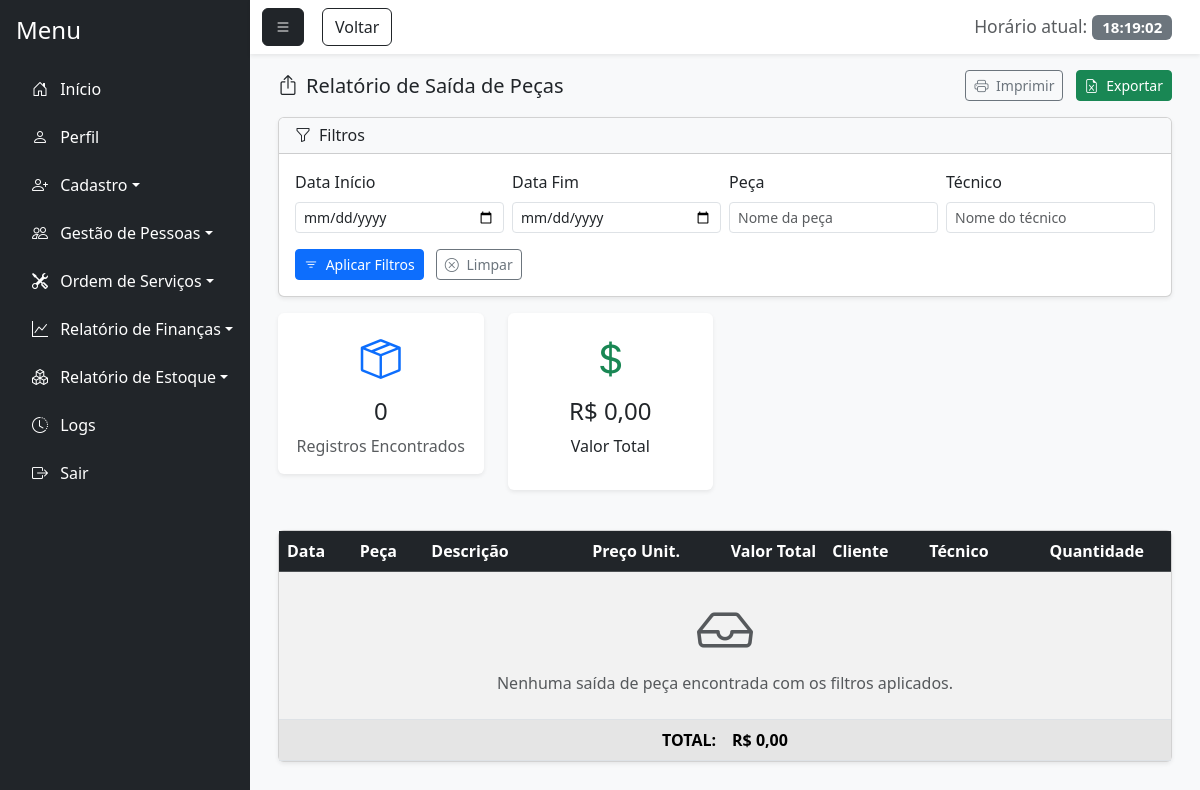
Page /relatorio_saida.php (signed in) on the earlier database version.
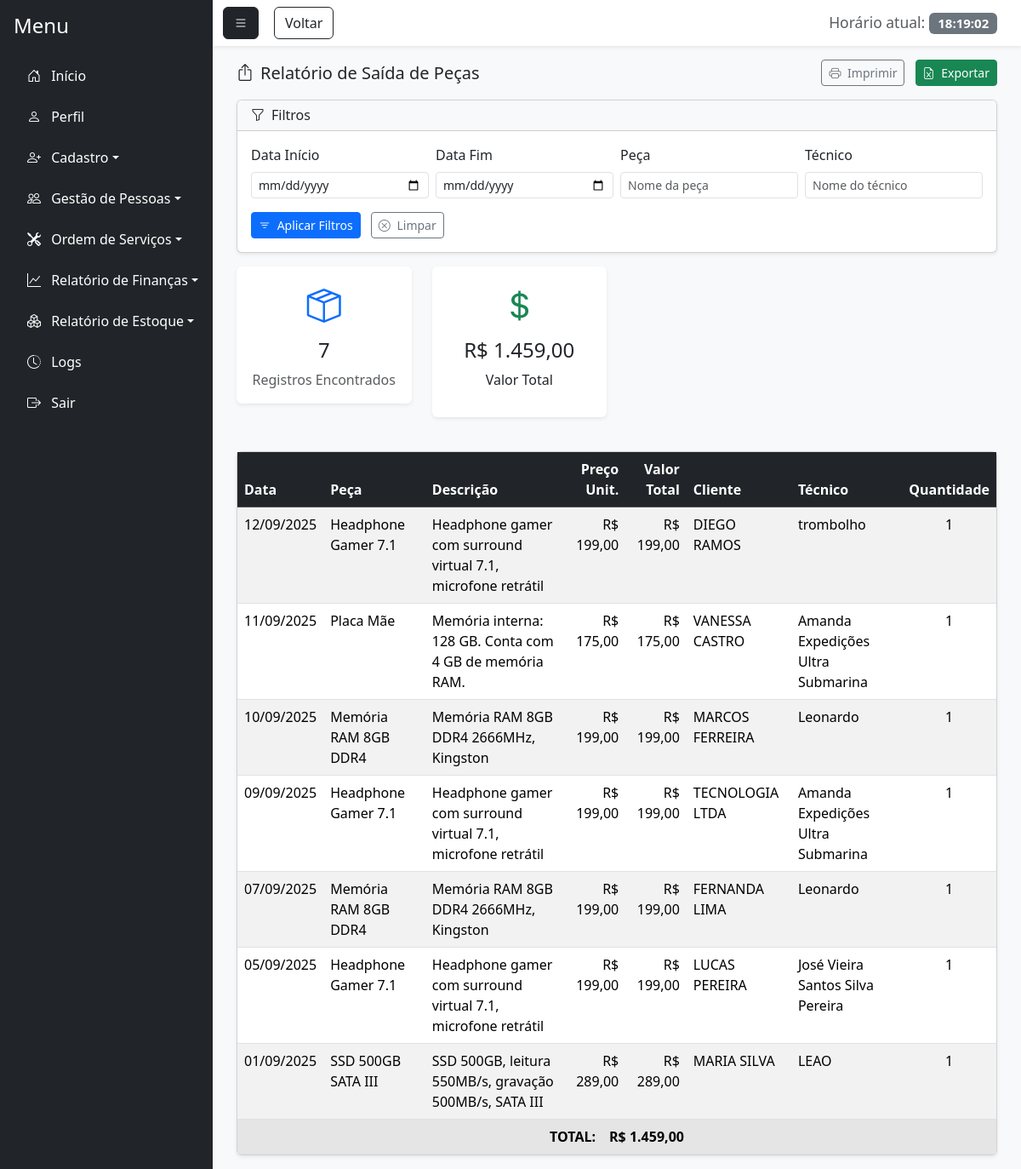
Same page on the later database version.
### tables this page shows
CREATE TABLE `ordem_servico_pecas` (
  `id_os_peca` int(11) NOT NULL,
  `id_ordem` int(11) NOT NULL,
  `id_peca_est` int(11) NOT NULL,
  `quantidade` int(11) NOT NULL DEFAULT 1
);

CREATE TABLE `nova_ordem` (
  `id_ordem` int(11) NOT NULL,
  `id_funcionario` int(11) NOT NULL,
  `nome_client_ordem` varchar(100) NOT NULL,
  `tecnico` varchar(100) DEFAULT NULL,
  `marca_aparelho` varchar(100) DEFAULT NULL,
  `tempo_uso` varchar(50) DEFAULT NULL,
  `problema` text DEFAULT NULL,
  `prioridade` varchar(20) DEFAULT NULL,
  `observacao` text DEFAULT NULL,
  `dt_recebimento` date DEFAULT NULL,
  `valor_total` decimal(10,2) NOT NULL,
  `metodo_pag` varchar(50) DEFAULT NULL,
  `id_peca_est` int(11) DEFAULT NULL,
  `id_cliente` int(11) DEFAULT NULL,
  `status_ordem` enum('Aberta','Em Andamento','Aguardando Peças','Concluído','Cancelada') DEFAULT 'Aberta',
  `id_usuario` int(11) DEFAULT NULL
);

CREATE TABLE `peca_estoque` (
  `id_peca_est` int(11) NOT NULL,
  `id_funcionario` int(11) NOT NULL,
  `id_fornecedor` int(11) NOT NULL,
  `nome_peca` varchar(100) NOT NULL,
  `descricao_peca` text DEFAULT NULL,
  `qtde` int(11) NOT NULL,
  `tipo` varchar(50) DEFAULT NULL,
  `dt_cadastro` date DEFAULT NULL,
  `preco` decimal(10,2) DEFAULT NULL,
  `qtde_minima` int(11) NOT NULL
);

CREATE TABLE `usuario` (
  `id_usuario` int(11) NOT NULL,
  `nome_usuario` varchar(100) NOT NULL,
  `senha` varchar(255) NOT NULL,
  `email` varchar(100) NOT NULL,
  `senha_temporaria` tinyint(1) DEFAULT 0,
  `id_perfil` int(11) NOT NULL,
  `status` enum('Ativo','Inativo') DEFAULT 'Ativo',
  `id_motivo_inatividade` int(11) DEFAULT NULL,
  `data_inatividade` date DEFAULT NULL,
  `observacao_inatividade` text DEFAULT NULL
);

### relatorio_saida.php (the view, shortened to what the changed rows need)
<?php
require_once 'php/permissoes.php';
require_once 'conexao.php';
$params = [];
$where_sql = '';
$sql = "
    SELECT
        pe.nome_peca,
        pe.descricao_peca,
        pe.preco as preco_unitario,
        op.quantidade,
        (pe.preco * op.quantidade) as valor_total,
        no.nome_client_ordem,
        u.nome_usuario as tecnico,
        no.dt_recebimento,
        no.id_ordem
    FROM ordem_servico_pecas op
    INNER JOIN peca_estoque pe ON op.id_peca_est = pe.id_peca_est
    INNER JOIN nova_ordem no ON op.id_ordem = no.id_ordem
    INNER JOIN usuario u ON no.tecnico = u.id_usuario
    $where_sql
    ORDER BY no.dt_recebimento DESC";
try {
    $stmt = $pdo->prepare($sql);
    $stmt->execute($params);
    $saidas_pecas = $stmt->fetchAll(PDO::FETCH_ASSOC);
} catch (PDOException $e) {
    $saidas_pecas = [];
    $erro = "Erro ao buscar dados: " . $e->getMessage();
}
$total_valor = 0;
foreach ($saidas_pecas as $saida) {
    $total_valor += $saida['valor_total'];
}
?>
<!DOCTYPE html>
<html lang="pt-BR">
<head>
    <link href="https://cdn.jsdelivr.net/npm/bootstrap@5.3.7/dist/css/bootstrap.min.css" rel="stylesheet">
    <link rel="stylesheet" href="https://cdn.jsdelivr.net/npm/bootstrap-icons@1.11.1/font/bootstrap-icons.css">
    <link href="https://cdn.jsdelivr.net/npm/bootstrap-icons@1.11.1/font/bootstrap-icons.css" rel="stylesheet">
</head>
<body class="bg-light">
    <div class="d-flex vh-100 bg-light">
        <div class="flex-grow-1 d-flex flex-column">
            <div class="flex-grow-1 p-3" style="overflow-y: auto;">
                <div class="container-fluid">
                    <div class="row mb-4">
                        <div class="col-md-6 col-lg-3 mb-3">
                            <div class="card shadow-sm border-0">
                                <div class="card-body text-center">
                                    <div class="text-primary mb-2">
                                        <i class="bi bi-box-seam fs-1"></i>
                                    </div>
                                    <h4 class="card-title"><?php echo count($saidas_pecas); ?></h4>
                                    <p class="card-text text-muted">Registros Encontrados</p>
                                </div>
                            </div>
                        </div>
                        <div class="col-md-6 col-lg-3 mb-3">
                            <div class="card shadow-sm border-0">
                                <div class="card-body text-center">
                                    <div class="text-success mb-2">
                                        <i class="bi bi-currency-dollar fs-1"></i>
                                    </div>
                                    <h4 class="card-title">R$ <?php echo number_format($total_valor, 2, ',', '.'); ?></h4>
                                    <p>Valor Total</p>
                                </div>
                            </div>
                        </div>
                    </div>
                    <div class="card shadow-sm">
                        <div class="card-body p-0">
                            <div class="table-responsive">
                                <table class="table table-hover table-striped mb-0" id="tabelaRelatorio">
                                    <thead class="table-dark">
                                        <tr>
                                            <th scope="col">Data</th>
                                            <th scope="col">Peça</th>
                                            <th scope="col">Descrição</th>
                                            <th scope="col" class="text-end">Preço Unit.</th>
                                            <th scope="col" class="text-end">Valor Total</th>
                                            <th scope="col">Cliente</th>
                                            <th scope="col">Técnico</th>
                                            <th scope="col" class="text-center no-print">Quantidade</th>
                                        </tr>
                                    </thead>
                                    <tbody>
                                        <?php if (count($saidas_pecas) > 0): ?>
                                            <?php foreach ($saidas_pecas as $saida): ?>
                                                <tr>
                                                    <td><?php echo date('d/m/Y', strtotime($saida['dt_recebimento'])); ?></td>
                                                    <td><?php echo htmlspecialchars($saida['nome_peca']); ?></td>
                                                    <td><?php echo htmlspecialchars($saida['descricao_peca']); ?></td>
                                                    <td class="text-end">R$ <?php echo number_format($saida['preco_unitario'], 2, ',', '.'); ?></td>
                                                    <td class="text-end">R$ <?php echo number_format($saida['valor_total'], 2, ',', '.'); ?></td>
                                                    <td><?php echo htmlspecialchars($saida['nome_client_ordem']); ?></td>
                                                    <td><?php echo htmlspecialchars($saida['tecnico']); ?></td>
                                                    <td class="text-center no-print"> <?php echo htmlspecialchars($saida['quantidade']); ?>
                                                    </td>
                                                </tr>
                                            <?php endforeach; ?>
                                        <?php else: ?>
                                            <tr>
                                                <td colspan="8" class="text-center py-4">
                                                    <?php if (isset($erro)): ?>
                                                        <div class="alert alert-danger"><?php echo $erro; ?></div>
                                                    <?php else: ?>
                                                        <i class="bi bi-inbox display-4 d-block text-muted mb-2"></i>
                                                        <span class="text-muted">Nenhuma saída de peça encontrada com os filtros aplicados.</span>
                                                    <?php endif; ?>
                                                </td>
                                            </tr>
                                        <?php endif; ?>
                                    </tbody>
                                    <tfoot>
                                        <tr class="table-active">
                                            <th colspan="8" class="text-center">
                                                <div class="d-flex justify-content-center align-items-center">
                                                    <strong class="me-3">TOTAL:</strong>
                                                    <strong><span>R$ <?php echo number_format($total_valor, 2, ',', '.'); ?></span></strong>
                                                </div>
                                            </th>
                                        </tr>
                                    </tfoot>
                                </table>
                            </div>
                        </div>
                    </div>
                </div>
            </div>
        </div>
    </div>
</body>
</html>

### php/permissoes.php (shortened to what the changed rows need)
<?php
$permissoes = [
    1 => [
        "Início" => ["principal.php"],
        "Perfil" => ["perfil.php"],
        "Cadastro" => [
            "cadastro_usuario.php", "cadastro_cliente.php", "cadastro_funcionario.php",
            "cadastro_fornecedor.php", "cadastro_pecas.php"
        ],
        "Gestão de Pessoas" => [
            "gestao_usuario.php", "gestao_cliente.php", "gestao_funcionario.php",
            "gestao_fornecedor.php"
        ],
        "Ordem de Serviços" => ["nova_ordem.php", "consultar_ordem.php", "pagamento.php"],
        "Relatório de Finanças" => ["relatorio_despesas.php", "relatorio_lucro.php"],
        "Relatório de Estoque" => [
            "relatorio_saida.php", "relatorio_pecas_estoque.php"
        ],
        "Logs" => ["logs.php"],
    ],
    2 => [
        "Início" => ["principal.php"],
        "Perfil" => ["perfil.php"],
        "Cadastro" => [
            "cadastro_cliente.php", "cadastro_funcionario.php",
            "cadastro_fornecedor.php", "cadastro_pecas.php"
        ],
        "Gestão de Pessoas" => ["gestao_cliente.php"],
        "Ordem de Serviços" => ["nova_ordem.php", "consultar_ordem.php", "pagamento.php"],
        "Relatório de Estoque" => [
            "relatorio_saida.php", "relatorio_pecas_estoque.php"
        ],
    ],
    3 => [
        "Início" => ["principal.php"],
        "Perfil" => ["perfil.php"],
        "Cadastro" => ["cadastro_cliente.php"],
        "Gestão de Pessoas" => ["gestao_cliente.php"],
        "Ordem de Serviços" => ["nova_ordem.php", "consultar_ordem.php", "pagamento.php"],
    ],
    4 => [
        "Início" => ["principal.php"],
        "Perfil" => ["perfil.php"],
        "Cadastro" => ["cadastro_pecas.php"],
        "Ordem de Serviços" => ["nova_ordem.php", "consultar_ordem.php", "pagamento.php"],
        "Relatório de Estoque" => [
            "relatorio_saida.php", "relatorio_pecas_estoque.php"
        ],
    ],
];
$id_perfil = $_SESSION['perfil'];
$opcoes_menu = isset($permissoes[$id_perfil]) ? $permissoes[$id_perfil] : [];
$icones_menu = [
    "Início" => "bi-house-door",
    "Perfil" => "bi-person",
    "Cadastro" => "bi-person-plus",
    "Gestão de Pessoas" => "bi-people",
    "Ordem de Serviços" => "bi-tools",
    "Relatório de Finanças" => "bi-graph-up",
    "Relatório de Estoque" => "bi-boxes",
    "Logs" => "bi-clock-history"
];
function formatarNomeExibicao($nomeArquivo) {
    $nome = basename($nomeArquivo, ".php");
    $prefixos = ['cadastro_', 'gestao_', 'relatorio_'];
    foreach ($prefixos as $prefixo) {
        if (strpos($nome, $prefixo) === 0) {
            $nome = substr($nome, strlen($prefixo));
            break;
        }
    }
    $nome = str_replace("_", " ", $nome);
    $nome = ucwords($nome);
    return $nome;
}
$ids = [
    "principal.php" => "menu-inicio",
    "perfil.php" => "menu-perfil",
    "cadastro_usuario.php" => "cadastro_usuario",
    "cadastro_cliente.php" => "cadastro_cliente",
    "cadastro_funcionario.php" => "cadastro_funcionario",
    "cadastro_fornecedor.php" => "cadastro_fornecedor",
    "cadastro_pecas.php" => "cadastro_pecas",
    "gestao_usuario.php" => "menu-gestao-usuario",
    "gestao_cliente.php" => "menu-gestao-cliente",
    "gestao_funcionario.php" => "menu-gestao-funcionario",
    "gestao_fornecedor.php" => "menu-gestao-fornecedor",
    "nova_ordem.php" => "nova_ordem",
    "consultar_ordem.php" => "menu-consultar-ordem",
    "pagamento.php" => "menu-pagamento",
    "relatorio_despesas.php" => "menu-relatorio-despesas",
    "relatorio_lucro.php" => "menu-relatorio-lucro",
    "relatorio_saida.php" => "menu-relatorio-saida",
    "relatorio_pecas_estoque.php" => "menu-relatorio-pecas",
    "logs.php" => "menu-logs"
];
function obterIdManual($arquivo) {
    global $ids;
    return isset($ids[$arquivo]) ? $ids[$arquivo] : 'menu-' . basename($arquivo, '.php');
}
function gerarMenu($opcoes_menu, $icones_menu) {
    $html = '';
    foreach ($opcoes_menu as $categoria => $arquivos) {
        $icone = isset($icones_menu[$categoria]) ? $icones_menu[$categoria] : "bi-circle";
        if (count($arquivos) > 1) {
            $html .= '<li class="nav-item mb-2 dropdown">';
            $html .= '<a class="nav-link text-white dropdown-toggle" href="#" id="menu-' . strtolower(str_replace(' ', '-', $categoria)) . '" role="button" data-bs-toggle="dropdown" aria-expanded="false">';
            $html .= '<i class="bi ' . $icone . ' me-2"></i> ' . $categoria;
            $html .= '</a>';
            $html .= '<ul class="dropdown-menu dropdown-menu-dark" aria-labelledby="menu-' . strtolower(str_replace(' ', '-', $categoria)) . '">';
            foreach ($arquivos as $arquivo) {
                $nomeExibicao = formatarNomeExibicao($arquivo);
                $html .= '<li><a class="dropdown-item" id="' . obterIdManual($arquivo) . '" href="' . $arquivo . '">' . $nomeExibicao . '</a></li>';
            }
            $html .= '</ul>';
            $html .= '</li>';
        } else {
            $html .= '<li class="nav-item mb-2">';
            $html .= '<a id="' . obterIdManual($arquivos[0]) . '" href="' . $arquivos[0] . '" class="nav-link text-white">';
            $html .= '<i class="bi ' . $icone . ' me-2"></i> ' . $categoria;
            $html .= '</a>';
            $html .= '</li>';
        }
    }
    return $html;
}
$menu_html = '
<nav id="sidebar" class="bg-dark text-white p-3" style="width: 250px;">
    <h4 class="mb-4">Menu</h4>
    <ul class="nav flex-column">
        ' . gerarMenu($opcoes_menu, $icones_menu) . '
        <li class="nav-item">
            <a id="menu-sair" href="php/logout.php" class="nav-link text-white"><i class="bi bi-box-arrow-right me-2"></i> Sair</a>
        </li>
    </ul>
</nav>
<script>
    document.getElementById("menu-toggle").addEventListener("click", function () {
        document.getElementById("sidebar").classList.toggle("d-none");
    });
    function updateClock() {
        const now = new Date();
        const timeString = now.toLocaleTimeString(\'pt-BR\');
        document.getElementById(\'liveClock\').textContent = timeString;
    }
    setInterval(updateClock, 1000);
    updateClock();
</script>
';
function exibirMenu() {
    global $menu_html;
    echo $menu_html;
}
?>

Differences in the rows shown:
added ordem_servico_pecas: id_ordem.dt_recebimento "12/09/2025", id_peca_est.nome_peca "Headphone Gamer 7.1", id_peca_est.descricao_peca "Headphone gamer com surround virtual 7.1, microfone retrátil", id_peca_est.preco "199,00", valor_total "199,00", id_ordem.nome_client_ordem "DIEGO RAMOS", usuario.nome_usuario "trombolho", quantidade "1"
added ordem_servico_pecas: id_ordem.dt_recebimento "11/09/2025", id_peca_est.nome_peca "Placa Mãe", id_peca_est.descricao_peca "Memória interna: 128 GB. Conta com 4 GB de memória RAM.", id_peca_est.preco "175,00", valor_total "175,00", id_ordem.nome_client_ordem "VANESSA CASTRO", usuario.nome_usuario "Amanda Expedições Ultra Submarina", quantidade "1"
added ordem_servico_pecas: id_ordem.dt_recebimento "10/09/2025", id_peca_est.nome_peca "Memória RAM 8GB DDR4", id_peca_est.descricao_peca "Memória RAM 8GB DDR4 2666MHz, Kingston", id_peca_est.preco "199,00", valor_total "199,00", id_ordem.nome_client_ordem "MARCOS FERREIRA", usuario.nome_usuario "Leonardo", quantidade "1"
added ordem_servico_pecas: id_ordem.dt_recebimento "09/09/2025", id_peca_est.nome_peca "Headphone Gamer 7.1", id_peca_est.descricao_peca "Headphone gamer com surround virtual 7.1, microfone retrátil", id_peca_est.preco "199,00", valor_total "199,00", id_ordem.nome_client_ordem "TECNOLOGIA LTDA", usuario.nome_usuario "Amanda Expedições Ultra Submarina", quantidade "1"
added ordem_servico_pecas: id_ordem.dt_recebimento "07/09/2025", id_peca_est.nome_peca "Memória RAM 8GB DDR4", id_peca_est.descricao_peca "Memória RAM 8GB DDR4 2666MHz, Kingston", id_peca_est.preco "199,00", valor_total "199,00", id_ordem.nome_client_ordem "FERNANDA LIMA", usuario.nome_usuario "Leonardo", quantidade "1"
added ordem_servico_pecas: id_ordem.dt_recebimento "05/09/2025", id_peca_est.nome_peca "Headphone Gamer 7.1", id_peca_est.descricao_peca "Headphone gamer com surround virtual 7.1, microfone retrátil", id_peca_est.preco "199,00", valor_total "199,00", id_ordem.nome_client_ordem "LUCAS PEREIRA", usuario.nome_usuario "José Vieira Santos Silva Pereira", quantidade "1"
added ordem_servico_pecas: id_ordem.dt_recebimento "01/09/2025", id_peca_est.nome_peca "SSD 500GB SATA III", id_peca_est.descricao_peca "SSD 500GB, leitura 550MB/s, gravação 500MB/s, SATA III", id_peca_est.preco "289,00", valor_total "289,00", id_ordem.nome_client_ordem "MARIA SILVA", usuario.nome_usuario "LEAO", quantidade "1"
Other differences:
count($saidas_pecas): "0" → "7"
$total_valor: "0,00" → "1.459,00"
text no longer shown: "Nenhuma saída de peça encontrada com os filtros aplicados."
